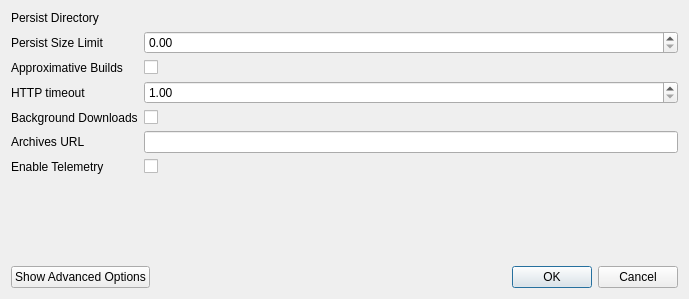
<?xml version="1.0" encoding="UTF-8"?>
<ui version="4.0">
 <class>GlobalPrefs</class>
 <widget class="QDialog" name="GlobalPrefs">
  <property name="geometry">
   <rect>
    <x>0</x>
    <y>0</y>
    <width>689</width>
    <height>299</height>
   </rect>
  </property>
  <property name="windowTitle">
   <string>Global Preferences</string>
  </property>
  <layout class="QVBoxLayout" name="verticalLayout">
   <item>
    <layout class="QFormLayout" name="formLayout">
     <property name="fieldGrowthPolicy">
      <enum>QFormLayout::AllNonFixedFieldsGrow</enum>
     </property>
     <item row="0" column="0">
      <widget class="QLabel" name="persist_directory_label">
       <property name="toolTip">
        <string>The directory in which downloaded files are to persist.</string>
       </property>
       <property name="text">
        <string>Persist Directory</string>
       </property>
      </widget>
     </item>
     <item row="0" column="1">
      <widget class="DirectorySelectWidget" name="persist" native="true"/>
     </item>
     <item row="1" column="0">
      <widget class="QLabel" name="size_limit_persist_label">
       <property name="toolTip">
        <string>Size limit of the persist directory, in GiB. 0 means no limit.</string>
       </property>
       <property name="text">
        <string>Persist Size Limit</string>
       </property>
      </widget>
     </item>
     <item row="1" column="1">
      <widget class="QDoubleSpinBox" name="persist_size_limit">
       <property name="minimum">
        <double>0.000000000000000</double>
       </property>
       <property name="maximum">
        <double>999.990000000000009</double>
       </property>
      </widget>
     </item>
     <item row="2" column="0">
      <widget class="QLabel" name="label_4">
       <property name="toolTip">
        <string>reuse approximate persistent builds instead of downloading the accurate ones.</string>
       </property>
       <property name="text">
        <string>Approximative Builds</string>
       </property>
      </widget>
     </item>
     <item row="2" column="1">
      <widget class="QCheckBox" name="approx">
       <property name="text">
        <string/>
       </property>
      </widget>
     </item>
     <item row="3" column="0">
      <widget class="QLabel" name="label_3">
       <property name="toolTip">
        <string>Timeout in seconds to abort requests when there is no activity from the server. Default to 30.0 seconds - increase this if you are under a really slow network.</string>
       </property>
       <property name="text">
        <string>HTTP timeout</string>
       </property>
      </widget>
     </item>
     <item row="3" column="1">
      <widget class="QDoubleSpinBox" name="http_timeout">
       <property name="minimum">
        <double>1.000000000000000</double>
       </property>
      </widget>
     </item>
     <item row="4" column="0">
      <widget class="QLabel" name="label_2">
       <property name="toolTip">
        <string>If checked, background downloads of the next builds will start while you are evaluating a build.</string>
       </property>
       <property name="text">
        <string>Background Downloads</string>
       </property>
      </widget>
     </item>
     <item row="4" column="1">
      <widget class="QCheckBox" name="bg_downloads">
       <property name="text">
        <string/>
       </property>
      </widget>
     </item>
     <item row="5" column="0">
      <widget class="QLabel" name="label_5">
       <property name="toolTip">
        <string>&lt;html&gt;&lt;head/&gt;&lt;body&gt;&lt;p&gt;Base url used to find the archived builds. You can set it blank to revert to the default value.&lt;/p&gt;&lt;/body&gt;&lt;/html&gt;</string>
       </property>
       <property name="text">
        <string>Archives URL</string>
       </property>
      </widget>
     </item>
     <item row="5" column="1">
      <widget class="QLineEdit" name="archive_base_url"/>
     </item>
     <item row="6" column="0">
      <widget class="QLabel" name="telemetryLabel">
       <property name="toolTip">
        <string>Send anonymized data on mozregression usage to Mozilla</string>
       </property>
       <property name="text">
        <string>Enable Telemetry</string>
       </property>
      </widget>
     </item>
     <item row="6" column="1">
      <widget class="QCheckBox" name="enable_telemetry"/>
     </item>
    </layout>
   </item>
   <item>
    <spacer name="verticalSpacer">
     <property name="orientation">
      <enum>Qt::Vertical</enum>
     </property>
     <property name="sizeHint" stdset="0">
      <size>
       <width>20</width>
       <height>54</height>
      </size>
     </property>
    </spacer>
   </item>
   <item>
    <layout class="QHBoxLayout" name="horizontalLayout">
     <item>
      <widget class="QPushButton" name="advanced_options">
       <property name="text">
        <string>Show Advanced Options</string>
       </property>
      </widget>
     </item>
     <item>
      <widget class="QDialogButtonBox" name="buttonBox">
       <property name="orientation">
        <enum>Qt::Horizontal</enum>
       </property>
       <property name="standardButtons">
        <set>QDialogButtonBox::Cancel|QDialogButtonBox::Ok</set>
       </property>
      </widget>
     </item>
    </layout>
   </item>
  </layout>
 </widget>
 <customwidgets>
  <customwidget>
   <class>DirectorySelectWidget</class>
   <extends>QWidget</extends>
   <header>mozregui.utils</header>
   <container>1</container>
  </customwidget>
 </customwidgets>
 <resources/>
 <connections>
  <connection>
   <sender>buttonBox</sender>
   <signal>accepted()</signal>
   <receiver>GlobalPrefs</receiver>
   <slot>accept()</slot>
   <hints>
    <hint type="sourcelabel">
     <x>248</x>
     <y>254</y>
    </hint>
    <hint type="destinationlabel">
     <x>157</x>
     <y>274</y>
    </hint>
   </hints>
  </connection>
  <connection>
   <sender>buttonBox</sender>
   <signal>rejected()</signal>
   <receiver>GlobalPrefs</receiver>
   <slot>reject()</slot>
   <hints>
    <hint type="sourcelabel">
     <x>316</x>
     <y>260</y>
    </hint>
    <hint type="destinationlabel">
     <x>286</x>
     <y>274</y>
    </hint>
   </hints>
  </connection>
 </connections>
</ui>
